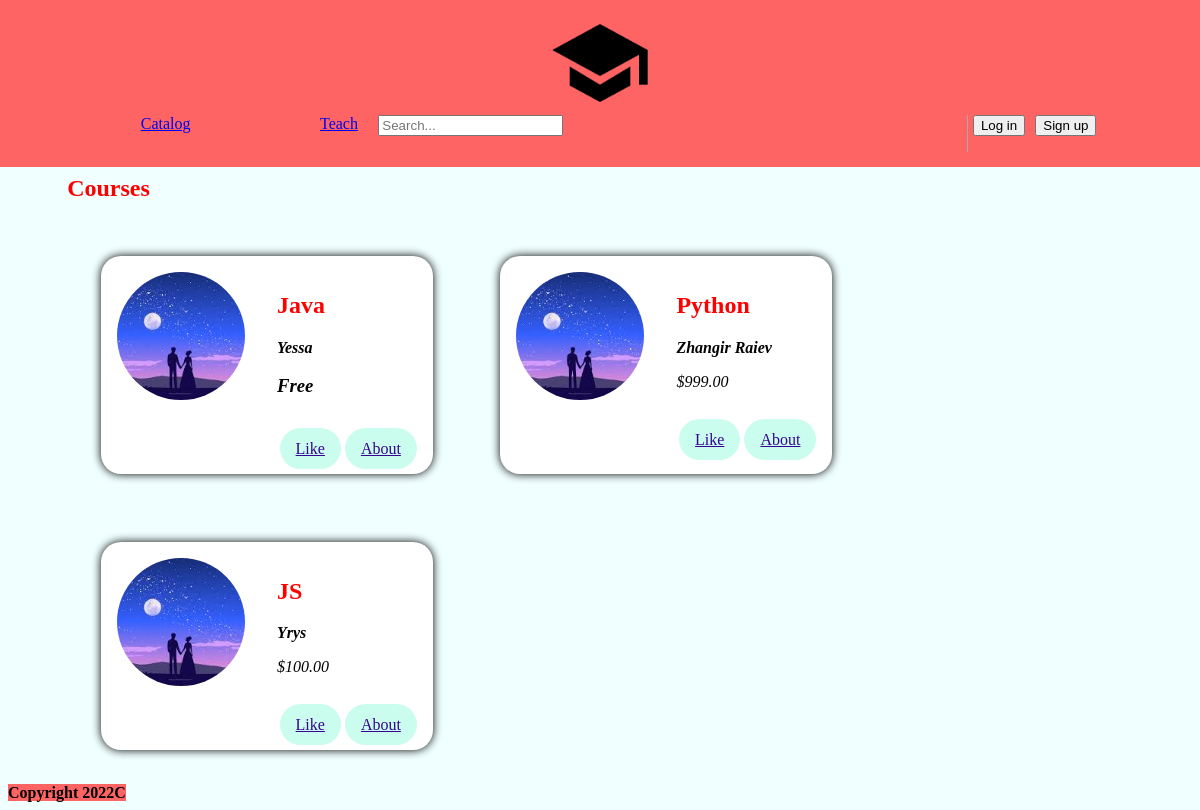
The page / on the database its author committed.
### main/models.py (models this page shows, shortened)
class Course(models.Model):
    coursename = models.CharField(max_length=256, null=False)
    teacher = models.CharField(max_length=32, null=False)
    price = models.DecimalField(max_digits=8, decimal_places=2)
    added = models.ManyToManyField(User, default=None)
    liked = models.BooleanField(False)

### main/views.py (the view)
# urls.py: path('' , views.course , name = 'course'),
def course(request):
    courses = Course.objects.all()
    return render(request , 'main/Card.html',{
        'courses':courses,
    })

### main/templates/main/Card.html (shortened to what this page needs)
{% include 'main/header.html' %}
{% load static %}
{% block card %}
     <main>
        <section>
            <h2>Courses</h2>
            <ol>
                {% for course in courses %}
                    <li class="meetup-item">
                        <article>
                            <div class="meetup-summary">
                                <div class="meetup-image">
                                    <img src="{%static 'main/img.jpeg'%}" , alt="src">
                                </div>
                                <div class="meetup-details">
                                    <h2>{{ course.coursename }}</h2>
                                    <address>
                                        <strong>{{ course.teacher }}</strong>
                                            {% if  course.teacher  == 'Yerbol Baygaraev' %}
                                                <h1>PRICELESS</h1>
                                            {% elif  course.teacher  == 'Bissenbay Dauletbaev' %}
                                                <h1>PRICELESS</h1>
                                            {% elif course.price == 0 %}
                                                <h1>Free</h1>
                                            {% else %}
                                                <p>${{ course.price }}</p>
                                            {% endif %}
                                    </address>
                                </div>
                            </div>
                            <div class="meetup-actions">
                                {% if request.user in course.added.all %}
                                <a class="btn" href="{% url 'like' course.id %}">Dislike</a>
                                {% else %}
                                <a class="btn" href="{% url 'like' course.id %}" >Like</a>
                                {% endif %}
                                <a href="/{{course.pk}}" class="btn">
                                About
                                </a>
                            </div>
                        </article>
                    </li>
                {% endfor %}
            </ol>
        </section>
    </main>
{% endblock %}
{% include 'main/Footer.html' %}

### main/static/main/test.css (style rules this page uses)
body { background-color: azure; }
section { max-width: 100%; margin-left: 5%; }
h2 { color: red; }
ol { list-style: none; margin: 0; padding: 0; display: flex; flex-wrap: wrap; }
.meetup-item { margin: 3%; background-color: white; box-shadow: 0 0 10px black; padding: 1em; color: black; border-radius: 20px; min-width: 300px; }
.meetup-summary { display: flex; align-items: flex-start; }
.meetup-image { margin-right: 2rem; }
.meetup-image img { width: 8rem; height: 8rem; object-fit: cover; border-radius: 50%; }
.meetup-details address { font-style: italic; }
.meetup-actions { margin-top: 1.5rem; text-align: right; }
.meetup-actions .btn { background-color: #cbfdef; border-color: #cb82fb; color: #350490; padding: 0.75rem 1rem; border-radius: 100px; }
li { list-style-type: none; }

### main/static/main/header.css (style rules this page uses)
a { margin-top: 10px; }
li { margin-top: 0; margin-left: 11%; }

### rows shown on the page
Course: coursename "Java", teacher "Yessa", price "Free", shows "Like"
Course: coursename "Python", teacher "Zhangir Raiev", price "999.00", shows "Like"
Course: coursename "JS", teacher "Yrys", price "100.00", shows "Like"
